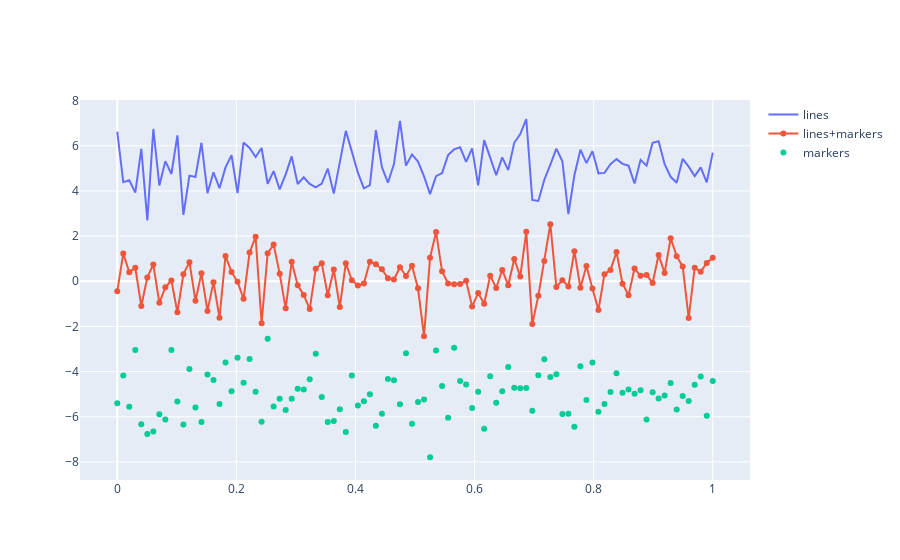

The cell this chart's notebook holds for it:
### Code cell
import plotly.graph_objects as go

# Create random data with numpy
import numpy as np
np.random.seed(1)

N = 100
random_x = np.linspace(0, 1, N)
random_y0 = np.random.randn(N) + 5
random_y1 = np.random.randn(N)
random_y2 = np.random.randn(N) - 5

# Create traces
fig = go.Figure()
fig.add_trace(go.Scatter(x=random_x, y=random_y0,
                    mode='lines',
                    name='lines'))
fig.add_trace(go.Scatter(x=random_x, y=random_y1,
                    mode='lines+markers',
                    name='lines+markers'))
fig.add_trace(go.Scatter(x=random_x, y=random_y2,
                    mode='markers', name='markers'))

fig.show()
